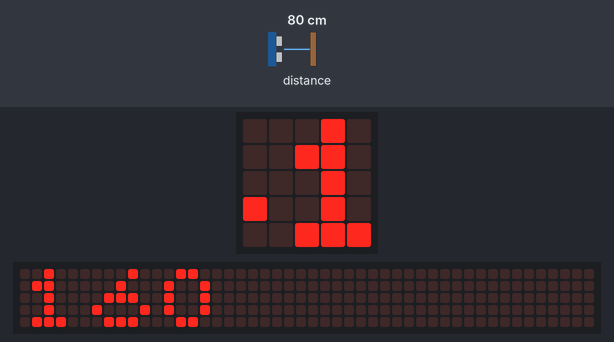
A program run on a simulated Calliope mini (MakeCode). On the bench: the board's 5×5 LED display, a strip that is not on the board, showing the scrolling text unrolled. The test bench sets the inputs (shaded band); at power-on: distance to the obstacle 80 cm. The 48×5 strip is a reading aid, not a part: it shows the text the display is scrolling, unrolled, one strip-width of it at a time.

Above: at 1.28 s.
1.3 s: distance to the obstacle set to 2 cm
At 5.3 s:
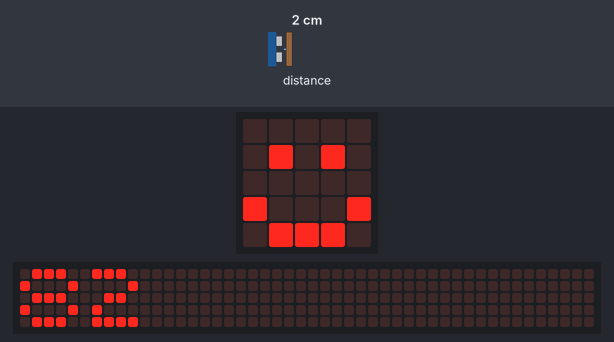
9.8 s: distance to the obstacle set to 4 cm
At 15.21 s:
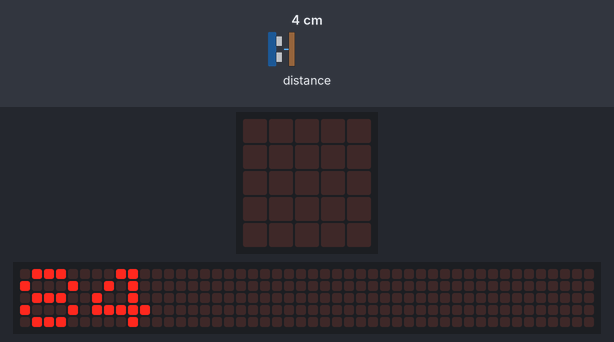
15.3 s: distance to the obstacle set to 9 cm
At 18.93 s:
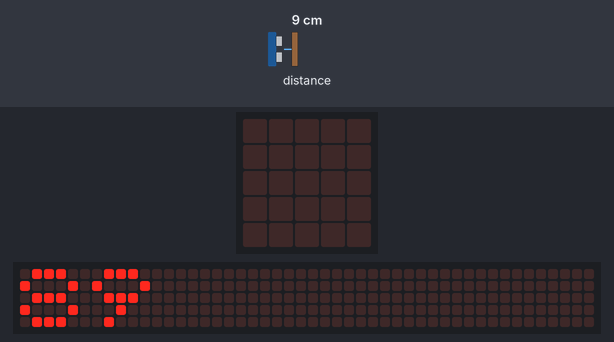

The program:

main.ts
```typescript
let abstand = 0
basic.forever(function () {
    abstand = 80
    if (true) {
        abstand += grove.measureInCentimeters(DigitalPin.C16)
        if (abstand < 30) {
            music.playMelody("C5 A C5 A C5 A - - ", 120)
            basic.showIcon(IconNames.Sad)
        } else {
            basic.showIcon(IconNames.Happy)
            basic.showNumber(abstand)
            basic.showLeds(`
                . . . . .
                . . . . .
                . . . . .
                . . . . .
                . . . . .
                `)
        }
    } else {
        basic.showLeds(`
            . . . . .
            . . . . #
            . . . # .
            # . # . .
            . # . . .
            `)
        basic.pause(200)
        basic.showLeds(`
            . . . . .
            . . . . .
            . . . . .
            . . . . .
            . . . . .
            `)
        basic.pause(200)
    }
})
```

test.ts
```typescript
// Hier kann man Tests durchführen; diese Datei wird nicht kompiliert, wenn dieses Paket als Erweiterung verwendet wird.
```
